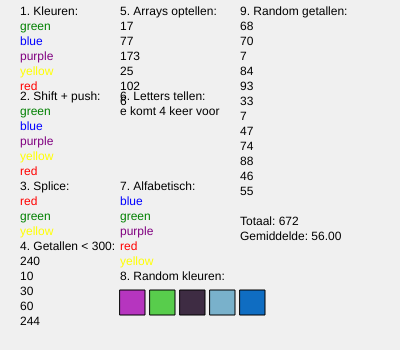
Frame 1 (no input)
Frame 60 (no input): identical to frame 1, image omitted
Frame 120 (the mouse pressed at the canvas centre since frame 60): identical to frame 1, image omitted

The p5.js sketch that drew this single still picture (run headless with seeded random() and noise() and a simulated clock; from frame 60 on, the mouse is pressed at the canvas centre):

// p5.js sketch
// ── sketch.js
let colors;
let numbers;
let numbers1;
let numbers2;
let word;
let randomColors;
let randomNumbers;

function setup() {
  createCanvas(400, 350);

  // 1. Kleuren
  colors = ["red", "green", "blue", "purple", "yellow"];

  // 2. Shift en push
  colors.shift();
  colors.push("red");

  // 3. Splice
  let colors3 = ["red", "green", "blue", "purple", "yellow"];
  colors3.splice(2, 2);

  // 4. Getallen
  numbers = [400, 240, 10, 490, 30, 60, 244, 500, 301, 300];

  // 5. Arrays
  numbers1 = [3, 55, 93, 20, 102, 6];
  numbers2 = [14, 22, 80, 5];

  // 6. Woord
  word = "Overheidsfinancieringstekort.";

  // 7. Sorteren
  let colors7 = ["red", "green", "blue", "purple", "yellow"];
  colors7.sort();

  // 8. Random kleuren
  randomColors = [];

  for (let i = 0; i < 5; i++) {
    randomColors.push(
      color(random(255), random(255), random(255))
    );
  }

  // 9. Random getallen
  randomNumbers = [];

  for (let i = 0; i < 12; i++) {
    randomNumbers.push(round(random(0, 100)));
  }
}

function draw() {
  background(240);
  fill(0);
  textSize(12);

  // 1. Kleuren
  text("1. Kleuren:", 20, 15);

  for (let i = 0; i < colors.length; i++) {
    fill(colors[i]);
    text(colors[i], 20, 30 + i * 15);
  }

  // 2. Shift + push
  fill(0);
  text("2. Shift + push:", 20, 100);

  for (let i = 0; i < colors.length; i++) {
    fill(colors[i]);
    text(colors[i], 20, 115 + i * 15);
  }

  // 3. Splice
  let colors3 = ["red", "green", "blue", "purple", "yellow"];
  colors3.splice(2, 2);

  fill(0);
  text("3. Splice:", 20, 190);

  for (let i = 0; i < colors3.length; i++) {
    fill(colors3[i]);
    text(colors3[i], 20, 205 + i * 15);
  }

  // 4. Getallen < 300
  fill(0);
  text("4. Getallen < 300:", 20, 250);

  let y = 265;

  for (let i = 0; i < numbers.length; i++) {
    if (numbers[i] < 300) {
      text(numbers[i], 20, y);
      y += 15;
    }
  }

  // 5. Arrays optellen
  fill(0);
  text("5. Arrays optellen:", 120, 15);

  for (let i = 0; i < numbers1.length; i++) {
    let totaal = numbers1[i];

    if (i < numbers2.length) {
      totaal += numbers2[i];
    }

    text(totaal, 120, 30 + i * 15);
  }

  // 6. Letters tellen
  let aantalE = 0;

  for (let i = 0; i < word.length; i++) {
    if (word[i].toLowerCase() == "e") {
      aantalE++;
    }
  }

  fill(0);
  text("6. Letters tellen:", 120, 100);
  text("e komt " + aantalE + " keer voor", 120, 115);

  // 7. Alfabetisch
  let colors7 = ["red", "green", "blue", "purple", "yellow"];
  colors7.sort();

  fill(0);
  text("7. Alfabetisch:", 120, 190);

  for (let i = 0; i < colors7.length; i++) {
    fill(colors7[i]);
    text(colors7[i], 120, 205 + i * 15);
  }

  // 8. Random kleuren
  fill(0);
  text("8. Random kleuren:", 120, 280);

  for (let i = 0; i < randomColors.length; i++) {
    fill(randomColors[i]);
    rect(120 + i * 30, 290, 25, 25);
  }

  // 9. Random getallen
  fill(0);
  text("9. Random getallen:", 240, 15);

  let totaal = 0;

  for (let i = 0; i < randomNumbers.length; i++) {
    text(randomNumbers[i], 240, 30 + i * 15);
    totaal += randomNumbers[i];
  }

  let gemiddelde = totaal / randomNumbers.length;

  text("Totaal: " + totaal, 240, 225);
  text("Gemiddelde: " + gemiddelde.toFixed(2), 240, 240);
}
